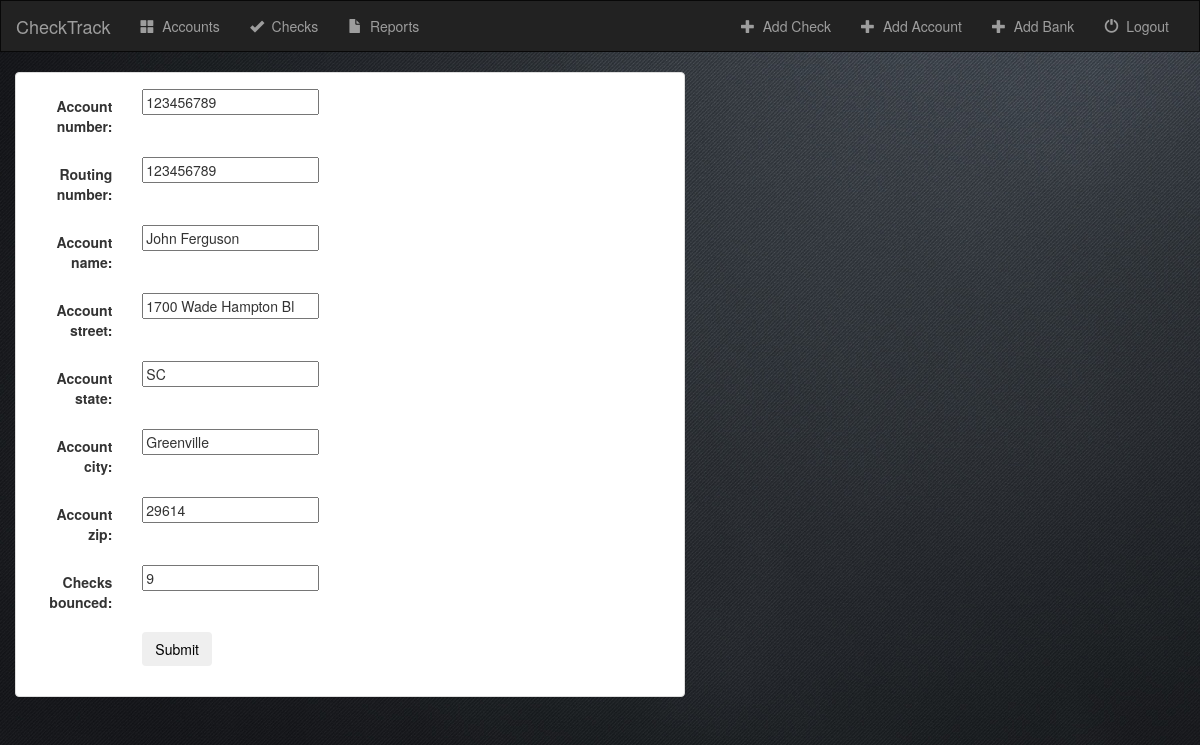
The app's page /check/accounts/account-update/1/ with its own data.
### check/models.py (models this page shows, shortened)
class Account(models.Model):
    acount_store = models.ForeignKey('Store', on_delete=models.CASCADE)
    bank = models.ForeignKey('Bank', on_delete=models.CASCADE)
    account_number = models.IntegerField(max_length=10)
    routing_number = models.IntegerField(max_length=10)
    account_name = models.CharField(max_length=20)
    account_street = models.CharField(max_length=50)
    account_state = models.CharField(max_length=20)
    account_city = models.CharField(max_length=20)
    account_zip = models.CharField(max_length=10)
    checks_bounced = models.IntegerField(max_length=1)

### check/views.py (the view)
# urls.py: url(r'accounts/account-update/(?P<pk>[0-9]+)/$', views.AccountUpdate.as_view(), name="account-update"),
class AccountUpdate(UpdateView):
    model = Account
    fields = ['account_number', 'routing_number', 'account_name', 'account_street', 'account_state', 'account_city', 'account_zip', 'checks_bounced']

### check/templates/check/account_form.html (shortened to what this page needs)
{% extends 'check/base.html' %}
{% block body %}
<div class="container-fluid">
    <div class="row">
        <div class="col-sm-13 col-md-7">
            <div class="panel panel-default">
                <div class="panel-body">
                    <form class="form-horizontal" action="" method="post" enctype="multipart/form-data">
                        {% include 'check/form-template.html' %}
                        <div class="form-group">
                            <div class="col-sm-offset-2 col-sm-10">
                                <button type="submit" class="btn btn-secondary" style="color:rgb(0, 0, 0);">Submit</button>
                            </div>
                        </div>
                    </form>
                </div>
            </div>
        </div>
    </div>
</div>
{% endblock %}

### check/templates/check/form-template.html (shortened to what this page needs)
{% for field in form %}
    <div class="form-group">
        <div class="col-sm-offset-2 col-sm-10">
        </div>
        <label class="control-label col-sm-2" style="color:rgb(51, 51, 51);">{{ field.label_tag }}</label>
        <div class="col-sm-10" style="color:rgb(51, 51, 51);">{{ field }}</div>
    </div>
{% endfor %}

### check/static/check/style.css (style rules this page uses)
body { background: url("images/black-background.png"); color: white; }

### records on screen
Account: form "123456789" "123456789" "John Ferguson" "1700 Wade Hampton Bl" "SC" "Greenville" "29614" "9"

### other values on screen
{{ field.label_tag }} "Account number:" "Routing number:" "Account name:" "Account street:" "Account state:" "Account city:" "Account zip:" "Checks bounced:"
